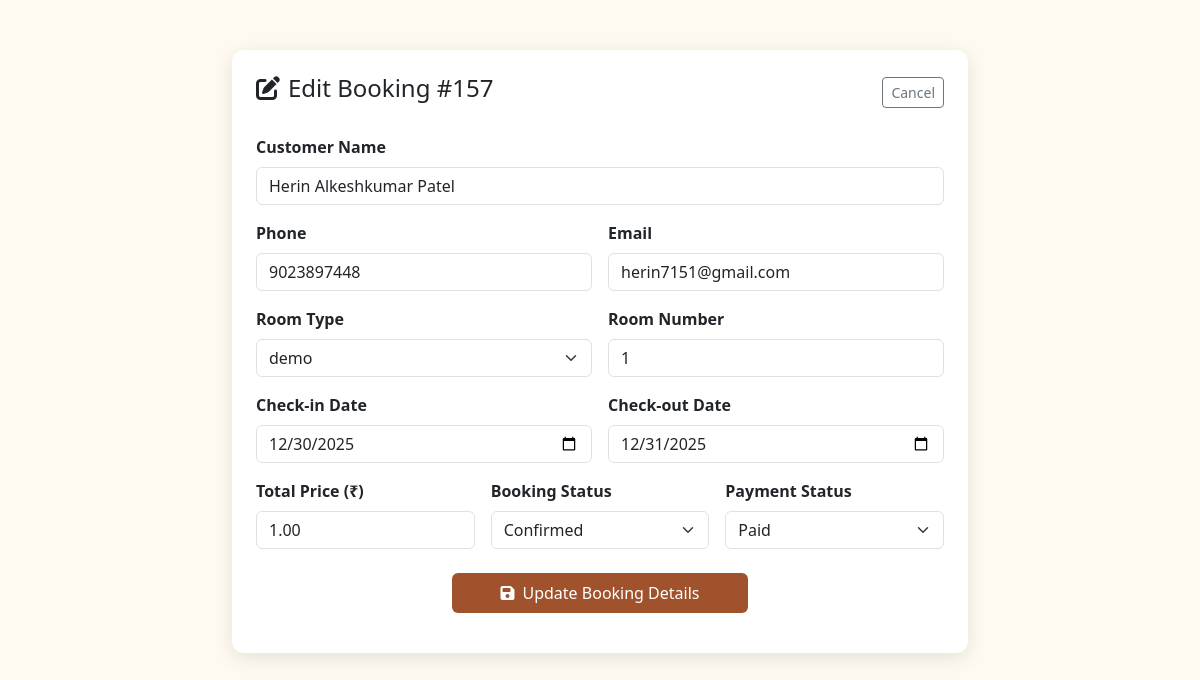
/edit_booking.php?id=157, run on the app's committed database.
### tables this page shows
CREATE TABLE `bookings` (
  `id` int(11) NOT NULL,
  `customer_name` varchar(100) DEFAULT NULL,
  `phone` varchar(15) DEFAULT NULL,
  `email` varchar(100) DEFAULT NULL,
  `guests` int(11) DEFAULT 1,
  `room_id` int(11) DEFAULT NULL,
  `room_number` varchar(10) DEFAULT NULL,
  `checkin` date DEFAULT NULL,
  `checkout` date DEFAULT NULL,
  `total_price` decimal(10,2) DEFAULT NULL,
  `extra_bed_included` int(11) DEFAULT 0,
  `created_at` timestamp NOT NULL DEFAULT current_timestamp(),
  `status` enum('Confirmed','Pending','Checked-in','Checked-out','Cancelled') DEFAULT 'Pending',
  `payment_status` enum('Paid','Partial','Pending') DEFAULT 'Pending',
  `razorpay_id` varchar(50) DEFAULT NULL,
  `bank_rrn` varchar(100) DEFAULT NULL,
  `notes` text DEFAULT NULL,
  `auto_checkout_done` tinyint(1) DEFAULT 0,
  `num_rooms` int(11) DEFAULT 1
);

CREATE TABLE `rooms` (
  `id` int(11) NOT NULL,
  `name` varchar(255) NOT NULL,
  `description` text DEFAULT NULL,
  `price` decimal(10,2) DEFAULT NULL,
  `discount_price` decimal(10,2) DEFAULT NULL,
  `extra_bed_price` decimal(10,2) DEFAULT 0.00,
  `max_extra_beds` int(11) DEFAULT 0,
  `size` varchar(50) DEFAULT NULL,
  `bed_type` varchar(100) DEFAULT NULL,
  `guests` varchar(50) DEFAULT NULL,
  `floor` varchar(50) DEFAULT NULL,
  `rating` decimal(2,1) DEFAULT NULL,
  `reviews` int(11) DEFAULT NULL,
  `image` varchar(255) DEFAULT NULL,
  `ac_status` enum('AC','Non-AC') DEFAULT 'AC',
  `amenities` text DEFAULT NULL,
  `features` text DEFAULT NULL,
  `policies` text DEFAULT NULL,
  `created_at` timestamp NOT NULL DEFAULT current_timestamp(),
  `status` enum('Available','Occupied','Cleaning') DEFAULT 'Available'
);

### edit_booking.php (the view, shortened to what this page needs)
<?php
include 'db.php';
$id = isset($_GET['id']) ? intval($_GET['id']) : 0;
$sql = "SELECT * FROM bookings WHERE id = $id";
$result = mysqli_query($conn, $sql);
$booking = mysqli_fetch_assoc($result);
$rooms_sql = "SELECT id, name FROM rooms";
$rooms_result = mysqli_query($conn, $rooms_sql);
?>
<!DOCTYPE html>
<html lang="en">
<head>
    <link href="https://cdn.jsdelivr.net/npm/bootstrap@5.3.3/dist/css/bootstrap.min.css" rel="stylesheet">
    <link rel="stylesheet" href="https://cdnjs.cloudflare.com/ajax/libs/font-awesome/6.4.0/css/all.min.css">
</head>
<body>
    <div class="container">
        <div class="row justify-content-center">
            <div class="col-md-8">
                <div class="edit-card p-4">
                    <div class="d-flex justify-content-between align-items-center mb-4">
                        <h4><i class="fas fa-edit me-2"></i>Edit Booking #<?= $id ?></h4>
                        <a href="admin_dashboard.php?id=<?= $id ?>" class="btn btn-sm btn-outline-secondary">Cancel</a>
                    </div>
                    <form action="update_booking_process.php" method="POST">
                        <div class="row g-3">
                            <div class="col-md-12">
                                <label class="form-label fw-bold">Customer Name</label>
                                <input type="text" name="customer_name" class="form-control"
                                    value="<?= htmlspecialchars($booking['customer_name']) ?>" required>
                            </div>
                            <div class="col-md-6">
                                <label class="form-label fw-bold">Phone</label>
                                <input type="text" name="phone" class="form-control"
                                    value="<?= htmlspecialchars($booking['phone']) ?>" required>
                            </div>
                            <div class="col-md-6">
                                <label class="form-label fw-bold">Email</label>
                                <input type="email" name="email" class="form-control"
                                    value="<?= htmlspecialchars($booking['email']) ?>">
                            </div>
                            <div class="col-md-6">
                                <label class="form-label fw-bold">Room Type</label>
                                <select name="room_id" class="form-select">
                                    <?php while($row = mysqli_fetch_assoc($rooms_result)): ?>
                                    <option value="<?= $row['id'] ?>"
                                        <?= ($row['id'] == $booking['room_id']) ? 'selected' : '' ?>>
                                        <?= htmlspecialchars($row['name']) ?>
                                    </option>
                                    <?php endwhile; ?>
                                </select>
                            </div>
                            <div class="col-md-6">
                                <label class="form-label fw-bold">Room Number</label>
                                <input type="text" name="room_number" class="form-control"
                                    value="<?= htmlspecialchars($booking['room_number']) ?>">
                            </div>
                            <div class="col-md-6">
                                <label class="form-label fw-bold">Check-in Date</label>
                                <input type="date" name="checkin" class="form-control"
                                    value="<?= $booking['checkin'] ?>" required>
                            </div>
                            <div class="col-md-6">
                                <label class="form-label fw-bold">Check-out Date</label>
                                <input type="date" name="checkout" class="form-control"
                                    value="<?= $booking['checkout'] ?>" required>
                            </div>
                            <div class="col-md-4">
                                <label class="form-label fw-bold">Total Price (₹)</label>
                                <input type="number" name="total_price" class="form-control"
                                    value="<?= $booking['total_price'] ?>" required>
                            </div>
                            <div class="col-md-4">
                                <label class="form-label fw-bold">Booking Status</label>
                                <select name="status" class="form-select">
                                    <option value="Confirmed"
                                        <?= ($booking['status'] == 'Confirmed') ? 'selected' : '' ?>>Confirmed</option>
                                </select>
                            </div>
                            <div class="col-md-4">
                                <label class="form-label fw-bold">Payment Status</label>
                                <select name="payment_status" class="form-select">
                                    <option value="Paid"
                                        <?= ($booking['payment_status'] == 'Paid') ? 'selected' : '' ?>>Paid</option>
                                </select>
                            </div>
                            <div class="col-12 mt-4 text-center">
                                <button type="submit" name="update_booking" class="btn btn-update px-5 py-2">
                                    <i class="fas fa-save me-2"></i>Update Booking Details
                                </button>
                            </div>
                        </div>
                    </form>
                </div>
            </div>
        </div>
    </div>
</body>
</html>

### assets/css/style.css (style rules this page uses)
body { margin: 0; font-family: 'Playfair Display', serif; background-color: #fdfbf6; }
a, .hero-section p { font-family: 'Inter', sans-serif; line-height: 1.6; text-align: left; }
.btn { padding: 8px 16px; background: #f9f5ef; border: 1px solid #e6d8c2; border-radius: 10px; text-decoration: none; font-weight: 600; color: #444; transition: all 0.3s ease; }
.btn { display: inline-block; padding: 8px 15px; background: #f5e6cc; border-radius: 10px; text-decoration: none; font-weight: bold; color: #444; transition: background 0.3s; }
.btn { padding: 12px 24px; border-radius: 10px; font-weight: 600; text-decoration: none; transition: 0.3s; }

### edit_booking.php (style rules this page uses)
body { background-color: #fffaf0; padding-top: 50px; }
.edit-card { background: white; border-radius: 12px; box-shadow: 0 5px 20px rgba(0, 0, 0, 0.1); border: none; }
.btn-update { background-color: #a0522d; color: white; border: none; }

### data on the page
bookings: customer_name "Herin Alkeshkumar Patel", phone "9023897448", email "herin7151@gmail.com", room_id "demo", room_number "1", checkin "12/30/2025", checkout "12/31/2025", total_price "1.00", status "Confirmed", payment_status "Paid"

### other printed values
$id "157"
